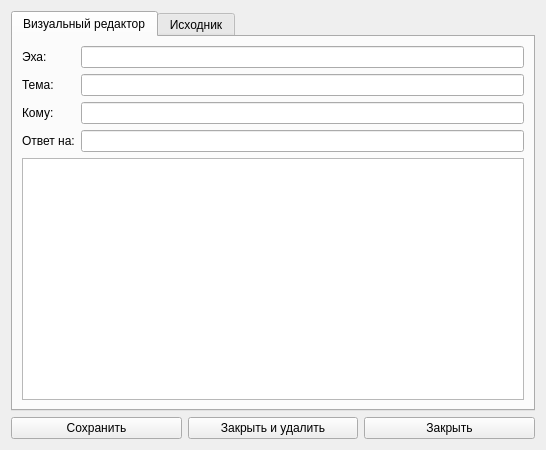
<?xml version="1.0" encoding="UTF-8"?>
<ui version="4.0">
 <class>Form</class>
 <widget class="QWidget" name="Form">
  <property name="geometry">
   <rect>
    <x>0</x>
    <y>0</y>
    <width>546</width>
    <height>450</height>
   </rect>
  </property>
  <property name="windowTitle">
   <string>Form</string>
  </property>
  <layout class="QVBoxLayout" name="verticalLayout_2">
   <item>
    <widget class="QTabWidget" name="tabWidget">
     <property name="currentIndex">
      <number>0</number>
     </property>
     <widget class="QWidget" name="tab">
      <attribute name="title">
       <string>Визуальный редактор</string>
      </attribute>
      <layout class="QVBoxLayout" name="verticalLayout">
       <item>
        <layout class="QFormLayout" name="formLayout">
         <item row="1" column="1">
          <widget class="QLineEdit" name="lineEdit"/>
         </item>
         <item row="2" column="1">
          <widget class="QLineEdit" name="lineEdit_2"/>
         </item>
         <item row="4" column="1">
          <widget class="QLineEdit" name="lineEdit_3"/>
         </item>
         <item row="1" column="0">
          <widget class="QLabel" name="label_2">
           <property name="text">
            <string>Эха:</string>
           </property>
          </widget>
         </item>
         <item row="2" column="0">
          <widget class="QLabel" name="label_3">
           <property name="text">
            <string>Тема:</string>
           </property>
          </widget>
         </item>
         <item row="3" column="1">
          <widget class="QLineEdit" name="lineEdit_4"/>
         </item>
         <item row="3" column="0">
          <widget class="QLabel" name="label">
           <property name="text">
            <string>Кому:</string>
           </property>
          </widget>
         </item>
         <item row="4" column="0">
          <widget class="QLabel" name="label_4">
           <property name="text">
            <string>Ответ на:</string>
           </property>
          </widget>
         </item>
        </layout>
       </item>
       <item>
        <widget class="QPlainTextEdit" name="plainTextEdit_1"/>
       </item>
      </layout>
     </widget>
     <widget class="QWidget" name="tab_2">
      <attribute name="title">
       <string>Исходник</string>
      </attribute>
      <layout class="QVBoxLayout" name="verticalLayout_3">
       <item>
        <widget class="QPlainTextEdit" name="plainTextEdit"/>
       </item>
      </layout>
     </widget>
    </widget>
   </item>
   <item>
    <layout class="QHBoxLayout" name="horizontalLayout">
     <item>
      <widget class="QPushButton" name="pushButton">
       <property name="text">
        <string>Сохранить</string>
       </property>
       <property name="icon">
        <iconset theme="document-save">
         <normaloff>.</normaloff>.</iconset>
       </property>
      </widget>
     </item>
     <item>
      <widget class="QPushButton" name="pushButton_2">
       <property name="text">
        <string>Закрыть и удалить</string>
       </property>
       <property name="icon">
        <iconset theme="edit-delete">
         <normaloff>.</normaloff>.</iconset>
       </property>
      </widget>
     </item>
     <item>
      <widget class="QPushButton" name="pushButton_3">
       <property name="toolTip">
        <string>Выйти без сохранения</string>
       </property>
       <property name="text">
        <string>Закрыть</string>
       </property>
       <property name="icon">
        <iconset theme="window-close">
         <normaloff>.</normaloff>.</iconset>
       </property>
      </widget>
     </item>
    </layout>
   </item>
  </layout>
 </widget>
 <resources/>
 <connections/>
</ui>
